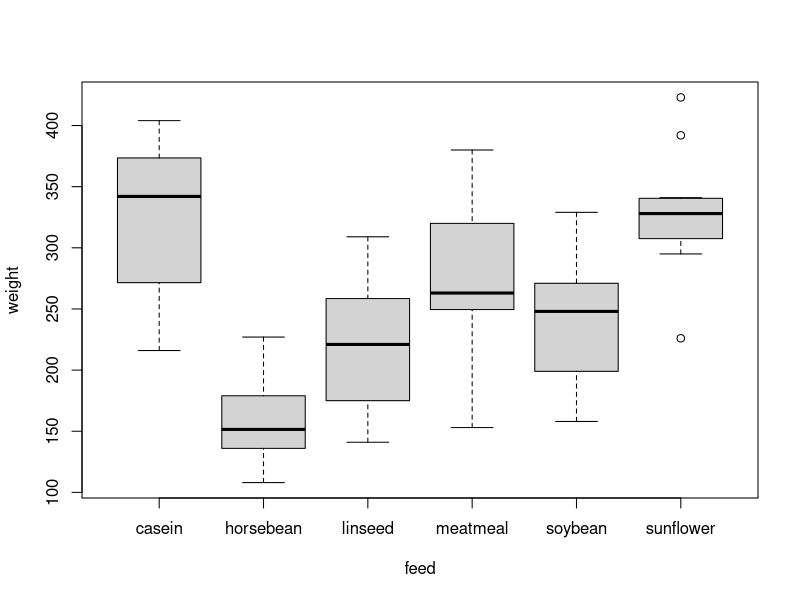
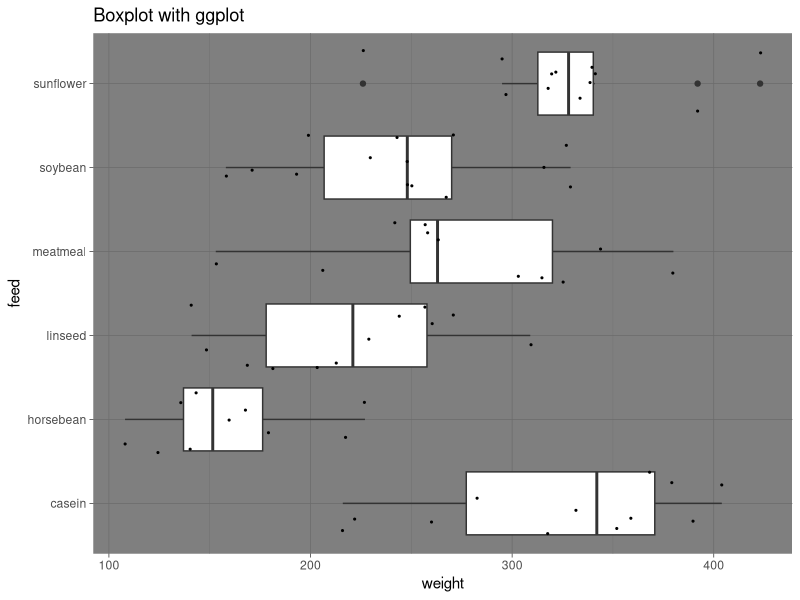

R code for these plots, in order:
library(tidyverse)
#library(pillar)

str(chickwts)

tot_mean <- mean(chickwts$weight)

options(digits = 7)

# Slide 11, LM2.pdf
chickwts %>% group_by(feed) %>% 
  summarise(Durchschnitt = mean(weight),
            Effekt = mean(weight) - tot_mean)

boxplot(weight ~ feed, data = chickwts)

# Slide 12, LM2.pdf
chickwts %>% ggplot(aes(x = feed, y = weight)) +
  geom_boxplot() + 
  geom_jitter(size = 0.4) + # show points
  ggtitle("Boxplot with ggplot") + 
  theme(plot.title = element_text(hjust = 0.5)) + # center title
  coord_flip() + # rotate 90 degrees, looks nicer
  theme_dark() # change theme for fun, looks even nicer
  
                    